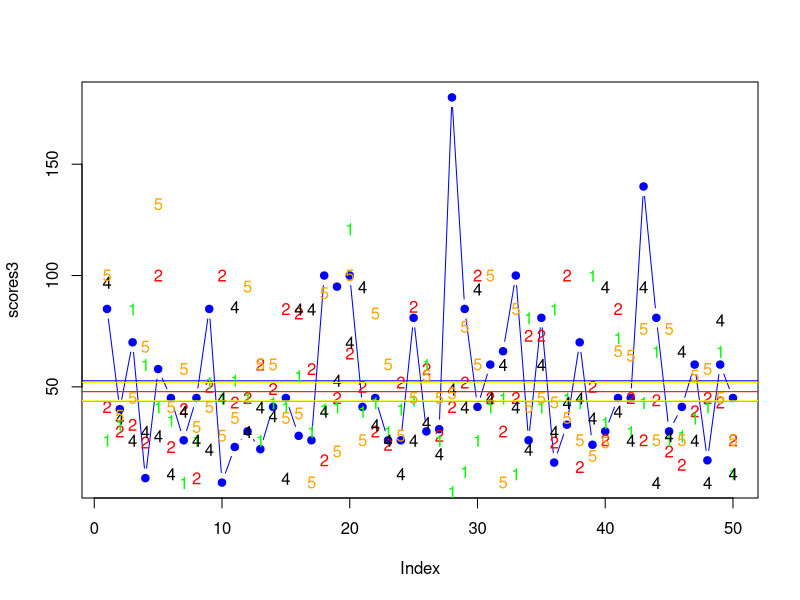
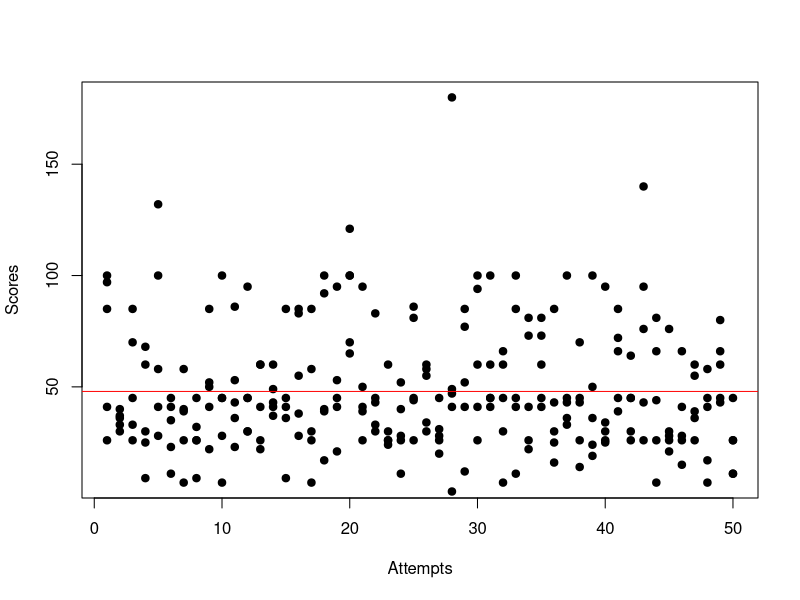

Generate these figures, in order, with R: (Note: this script raises an error after producing the figures.)
#Scores1 28NOV16
scores1 <- c(26,33,85,60,41,35,7,26,52,45,53,45,26,43,41,55,30,40,41,121,39,43,30,40,44,60,26,3,12,26,41,45,11,81,41,85,45,43,100,34,72,30,43,66,26,28,36,41,66,11)
#Scores2 16JAN17
scores2 <- c(41,30,33,25,100,23,40,9,50,100,43,45,60,49,85,83,58,17,45,65,50,30,24,52,86,58,28,41,52,100,45,30,45,73,73,25,100,14,50,26,85,45,26,44,21,15,39,45,43,26)
#Scores3 23JAN17
scores3 <- c(85,40,70,9,58,45,26,45,85,7,23,30,22,41,45,28,26,100,95,100,41,45,26,26,81,30,31,180,85,41,60,66,100,26,81,16,33,70,24,30,45,45,140,81,30,41,60,17,60,45)
#Scores4 01FEB17
scores4 <- c(97,36,26,30,28,11,39,26,22,45,86,30,41,37,9,85,85,39,53,70,95,33,26,11,26,34,20,49,41,94,45,60,41,22,60,30,43,45,36,95,39,26,95,7,28,66,26,7,80,11)
#Scores5 06FAB17
scores5 <- c(100,37,45,68,132,41,58,32,41,28,36,95,60,60,36,38,7,92,21,100,26,83,60,28,45,55,45,47,77,60,100,7,85,41,45,43,36,26,19,25,66,64,76,26,76,26,55,58,45,26)


scores <- c(scores1,scores2,scores3,scores4,scores5)

ScoreTable <- data.frame(1:50,scores1,scores2,scores3,scores4,scores5)
colnames(ScoreTable)[1] <- 'Attempts'


plot(scores3,col="blue",pch=19,type = 'b')
abline(h=mean(scores3),col='blue')
points(scores2,col="red",pch='2',type = 'p')
abline(h=mean(scores2), col="red")
points(scores1,col="green",pch='1',type = 'p')
abline(h=mean(scores1), col="green")
points(scores4,col="black",pch='4',type = 'p')
abline(h=mean(scores4), col="yellow")
points(scores5,col="orange",pch='5',type = 'p')
abline(h=mean(scores5), col="yellow")


means <- c(mean(scores1),mean(scores2),mean(scores3),mean(scores4),mean(scores5))
medians <- c(median(scores1),median(scores2),median(scores3),median(scores4),median(scores5))
sds <- c(sd(scores1),sd(scores2),sd(scores3),sd(scores4),sd(scores5))

mean(scores)
mean(means)
mean(sds)


plot(scores3,pch = 19,xlab = 'Attempts',ylab = 'Scores')
points(scores2,pch = 19)
points(scores1,pch = 19)
points(scores4,pch = 19)
points(scores5,pch = 19)
abline(h=mean(scores),col='red')

gg <- ggplot(ScoreTable,aes(x=Attempts))
gg <- gg + geom_point(aes(y=scores1))
gg <- gg + geom_point(aes(y=scores2))
gg <- gg + geom_point(aes(y=scores3))
gg <- gg + geom_point(aes(y=scores4))
gg <- gg + geom_point(aes(y=scores5))
gg
